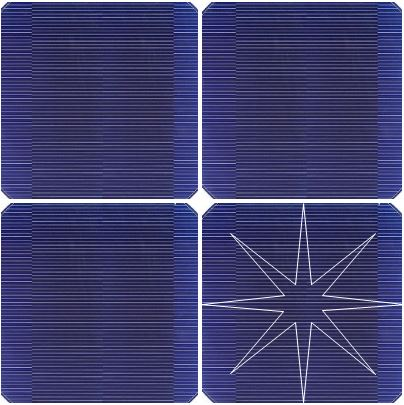
#> input picture crack_test/panel4_crack2.JPG, 404 x 405 px, given in place of the camera
$ python filtertest.py
#> lines starting #> are read from the running program, lines starting #| are printed output that depends on the picture; after the words box and inside, x2 and y2 are one past the last pixel; in counts of white or black regions, pixels touching at a corner belong together
import cv2
import numpy as np

cam = cv2.VideoCapture(0)
cam.set(3,640)
cam.set(4,320)
cam.set(5,10)

while(cam.isOpened()) :
    ret, img = cam.read()
#> img is the input picture: shape (405, 404, 3); mean B, G, R 111.7, 64.8, 64.9

    img = cv2.cvtColor(img,cv2.COLOR_BGR2GRAY)
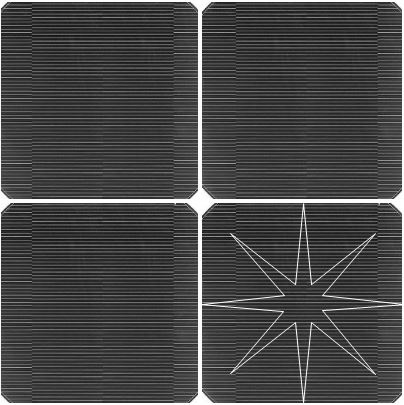
#> img: shape (405, 404); min 7, max 255, mean 70.1

    blur = cv2.GaussianBlur(img,(5,5),0)
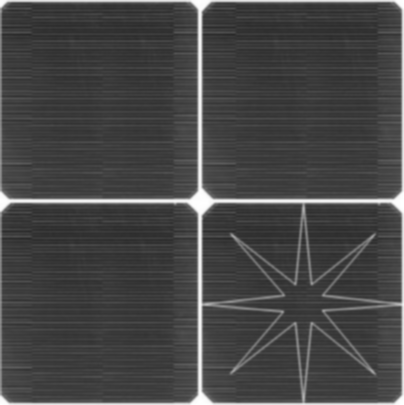
#> blur: shape (405, 404); min 42, max 255, mean 69.9
    median = cv2.medianBlur(img,5)
    median = cv2.medianBlur(img,5)
    biblur = cv2.bilateralFilter(img,9,75,75)
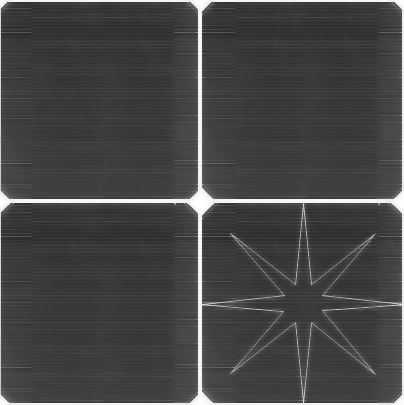
#> biblur: shape (405, 404); min 41, max 255, mean 69.1

    canny = cv2.Canny(img,250,300)
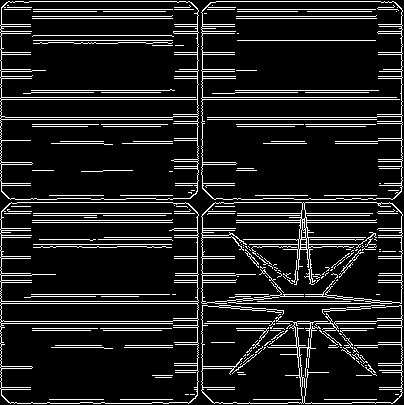
#> canny: shape (405, 404); 12% white in thin lines or dots
    blur = cv2.Canny(blur,250,300)
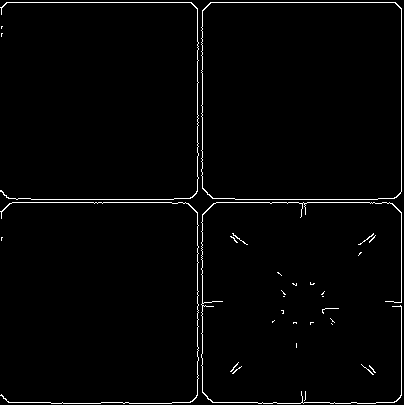
#> blur: shape (405, 404); 1.9% white in thin lines or dots
    median = cv2.Canny(median,250,300)
#> median: shape (405, 404); 2.1% white in thin lines or dots
    biblur = cv2.Canny(biblur,250,300)
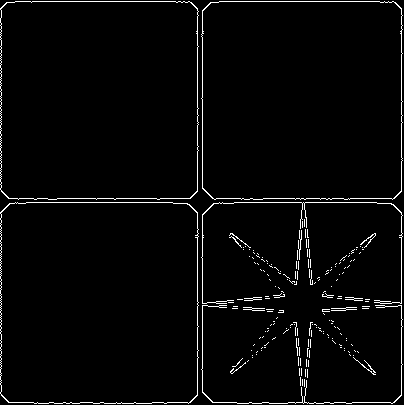
#> biblur: shape (405, 404); 2.8% white in thin lines or dots

    lines = cv2.HoughLines(median, 1, np.pi / 180, 100)
#> lines = [[1, 0], [197, 0], [401, 0], [198, 1.57], [203, 1.57], [202, 0], [2, 1.57], [402, 1.57], [197, 1.59], [203, 0.0175], [204, 1.55], [-196, 3.12]]
    #img_canny = cv2.Canny(img, 250, 250)

    if lines is None:
        cv2.imshow("Original", canny)

    elif lines is not None:
        cv2.imshow("Original", canny)
        for line in lines:
            rho, theta = line[0]
            a = np.cos(theta)
            b = np.sin(theta)

            x0 = a * rho
            y0 = b * rho

            x1 = int(x0 + 1000 * (-b))
            y1 = int(y0 + 1000 * (a))

            x2 = int(x0 - 1000 * (-b))
            y2 = int(y0 - 1000 * (a))

            cv2.line(median, (x1, y1), (x2, y2), (0, 0, 0), 13)
#> this loop made 12 passes
#> (rho, theta, a, b, x0, y0, x1, y1) on passes 1 to 12: (1, 0, 1, 0, 1, 0, 1, 1000), (197, 0, 1, 0, 197, 0, 197, 1000), (401, 0, 1, 0, 401, 0, 401, 1000), (198, 1.57, -4.37e-08, 1, -8.65e-06, 198, -1000, 197), (203, 1.57, -4.37e-08, 1, -8.87e-06, 203, -1000, 202), (202, 0, 1, 0, 202, 0, 202, 1000), (2, 1.57, -4.37e-08, 1, -8.74e-08, 2, -1000, 1), (402, 1.57, -4.37e-08, 1, -1.76e-05, 402, -1000, 401), (197, 1.59, -0.0175, 1, -3.44, 197, -1003, 179), (203, 0.0175, 1, 0.0175, 203, 3.54, 185, 1003), (204, 1.55, 0.0175, 1, 3.56, 204, -996, 221), (-196, 3.12, -1, 0.0175, 196, -3.42, 178, -1003)
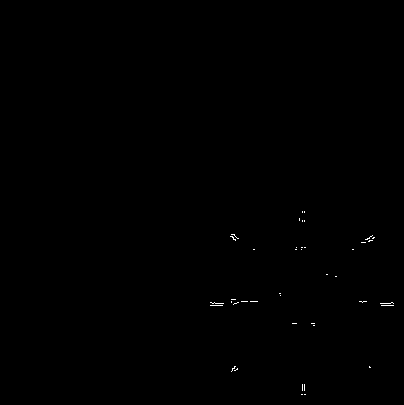
#> median: shape (405, 404); 0.13% white in thin lines or dots, all inside (x1, y1, x2, y2) = (210, 211, 394, 395)

    #cv2.imshow("blur",blur)
    cv2.imshow("median",median )
    #cv2.imshow("biblur",biblur)
    #cv2.imshow("canny",canny)

    if(cv2.waitKey(1)==27) :
#> (key Esc is pressed here)
        break

cam.release()
cv2.destroyAllWindows()
